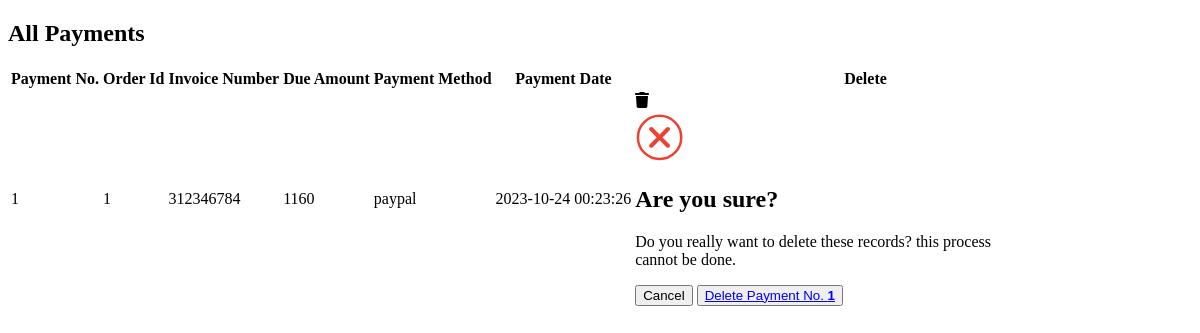
/admin/list_payments.php, run on an earlier commit of the app's database.
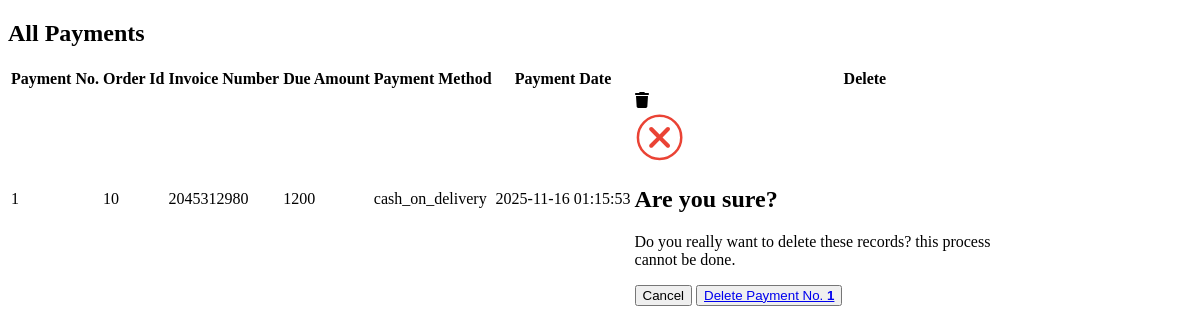
And on a later commit of the database.
### tables this page shows
CREATE TABLE `user_payments` (
  `payment_id` int(11) NOT NULL,
  `order_id` int(11) NOT NULL,
  `invoice_number` int(11) NOT NULL,
  `amount` int(11) NOT NULL,
  `payment_method` varchar(255) NOT NULL,
  `payment_date` timestamp NOT NULL DEFAULT current_timestamp() ON UPDATE current_timestamp()
);

### admin/list_payments.php (the view, shortened to what this page needs)
<!DOCTYPE html>
<html lang="en">
<head>
</head>
<body>
    <div class="container">
        <div class="categ-header">
            <div class="sub-title">
                <h2>All Payments</h2>
            </div>
        </div>
        <div class="table-data">
            <table class="table table-bordered table-hover table-striped text-center">
                <thead class="table-dark">
                    <?php
                    $get_payment_query = "SELECT * FROM `user_payments`";
                    $get_payment_result = mysqli_query($con, $get_payment_query);
                    $row_count = mysqli_num_rows($get_payment_result);
                    if($row_count!=0){
                        echo "
                        <tr>
                        <th>Payment No.</th>
                        <th>Order Id</th>
                        <th>Invoice Number</th>
                        <th>Due Amount</th>
                        <th>Payment Method</th>
                        <th>Payment Date</th>
                        <th>Delete</th>
                    </tr>
                    ";
                    }
                    ?>
                </thead>
                <tbody>
                    <?php
                    if ($row_count == 0) {
                        echo "<h2 class='text-center text-light p-2 bg-dark'>No payments yet</h2>";
                    } else {
                        $id_number = 1;
                        while ($row_fetch_payments = mysqli_fetch_array($get_payment_result)) {
                            $payment_id = $row_fetch_payments['payment_id'];
                            $order_id = $row_fetch_payments['order_id'];
                            $invoice_number = $row_fetch_payments['invoice_number'];
                            $amount_due = $row_fetch_payments['amount'];
                            $payment_method = $row_fetch_payments['payment_method'];
                            $payment_date = $row_fetch_payments['payment_date'];
                            echo "
                            <tr>
                            <td>$id_number</td>
                            <td>$order_id</td>
                            <td>$invoice_number</td>
                            <td>$amount_due</td>
                            <td>$payment_method</td>
                            <td>$payment_date</td>
                            <td>
                                <a href='index.php?delete_payment=$payment_id' data-bs-toggle='modal' data-bs-target='#deleteModal_$payment_id'>
                                </a>
                                <div class='modal fade' id='deleteModal_$payment_id' tabindex='-1' aria-labelledby='deleteModal_$payment_id.Label' aria-hidden='true'>
                                    <div class='modal-dialog modal-dialog-centered justify-content-center'>
                                        <div class='modal-content' style='width:80%;'>
                                            <div class='modal-body'>
                                                <div class='d-flex flex-column gap-3 align-items-center text-center'>
                                                    <span>
                                                    </span>
                                                    <h2>Are you sure?</h2>
                                                    <p>
                                                        Do you really want to delete these records? this process cannot be done.
                                                    </p>
                                                    <div class='btns d-flex gap-3'>
                                                        <button type='button' class='btn px-5 btn-secondary' data-bs-dismiss='modal'>Cancel</button>
                                                        <button type='button' class='btn px-5 btn-primary' data-bs-dismiss='modal'>
                                                            <a class='text-light' href='index.php?delete_payment=$payment_id'>
                                                                Delete Payment No. <strong>$id_number</strong>
                                                            </a>
                                                        </button>
                                                    </div>
                                                </div>
                                            </div>
                                        </div>
                                    </div>
                                </div>
                            </td>
                        </tr>
                            ";
                            $id_number++;
                        }
                    }
                    ?>
                </tbody>
            </table>
        </div>
    </div>
</body>
</html>

What changed in the data, as far as the page shows it:
removed user_payments: order "1", invoice_number "312346784", amount "1160", payment_method "paypal", payment_date "2023-10-24 00:23:26"
added user_payments: order "10", invoice_number "2045312980", amount "1200", payment_method "cash_on_delivery", payment_date "2025-11-16 01:15:53"
